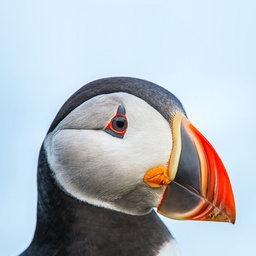
#> input picture puffin.jpg, 256 x 256 px, shrunk from 800 x 800 before the run
$ jupyter execute 'Impressionist Effect -- Peter Litwinowicz.ipynb'
#> lines starting #> are read from the running program, lines starting #| are printed output that depends on the picture
[cell 1]
import cv2 as cv
import matplotlib.pyplot as plt
import numpy as np

from math import *
from random import shuffle, randint, random

[cell 2]
img = cv.imread('./puffin.jpg')
#> img is the input picture: shape (256, 256, 3); mean B, G, R 190.5, 184.6, 178.3

# Original Image

[cell 3]
plt.imshow(cv.cvtColor(img, cv.COLOR_BGR2RGB))

# Simple Painting

[cell 4]
stroke_width = 3
stroke_length = 10
stroke_angle = pi / 4.0

sample_freq = 5
ratio = 1.0 / sample_freq
down_sample = cv.resize(img, (0,0), fx=ratio, fy=ratio, interpolation=cv.INTER_LINEAR)

height = down_sample.shape[0]
#> height = 51
width = down_sample.shape[1]
#> width = 51

x_offset = int(cos(stroke_angle) * stroke_length)
y_offset = int(sin(stroke_angle) * stroke_length)

simple_img = np.zeros(img.shape)

ordering = []
for y in range(height):
    for x in range(width):
        ordering.append((x, y))

shuffle(ordering)

for pos in ordering:
    x = pos[0]
    y = pos[1]
    pos1 = (int(x / ratio), int(y / ratio))
    pos2 = (pos1[0] - x_offset, pos1[1] - y_offset)
    simple_img = cv.line(simple_img, pos1, pos2, down_sample[y][x].astype(int), stroke_width, lineType=cv.LINE_AA)
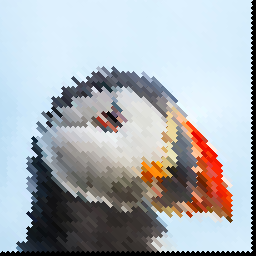
#> simple_img: shape (256, 256, 3) float64; mean B, G, R 182.1, 176.7, 171

[cell 5]
cv.imwrite('simple.png', simple_img)
simple_img = cv.imread('simple.png')
plt.imshow(cv.cvtColor(simple_img, cv.COLOR_BGR2RGB))

# Pertubed Strokes

[cell 6]
stroke_width_range = [4, 5]
stroke_length_range = [8, 20]

stroke_angle = pi / 4.0
stroke_angle_range = [- pi / 12, pi / 12]

intensity_range = [0.85, 1.15]

sample_freq = 2
ratio = 1.0 / sample_freq
down_sample = cv.resize(img, (0,0), fx=ratio, fy=ratio, interpolation=cv.INTER_LINEAR)
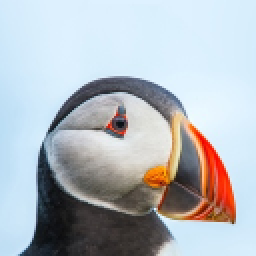
#> down_sample: shape (128, 128, 3) (shown 2 times larger); mean B, G, R 190.6, 184.7, 178.4

height = down_sample.shape[0]
#> height = 128
width = down_sample.shape[1]
#> width = 128

perturbed_img = np.zeros(img.shape)

ordering = []
for y in range(height):
    for x in range(width):
        ordering.append((x, y))

shuffle(ordering)

for pos in ordering:
    stroke_length = randint(stroke_length_range[0], stroke_length_range[1])
    stroke_width = randint(stroke_width_range[0], stroke_width_range[1])

    angle = stroke_angle + stroke_angle_range[0] + ((stroke_angle_range[1] - stroke_angle_range[0]) * random())

    x_offset = int(cos(angle) * stroke_length)
    y_offset = int(sin(angle) * stroke_length)

    x = pos[0]
    y = pos[1]

    colour = down_sample[y][x].astype(int) + np.random.randint(31, size=(3,)) - 15
    colour = colour * (intensity_range[0] + ((intensity_range[1] - intensity_range[0]) * random()))
    colour = np.clip(colour, a_min=0, a_max=255)

    pos1 = (int(x / ratio), int(y / ratio))
    pos2 = (pos1[0] - x_offset, pos1[1] - y_offset)
    perturbed_img = cv.line(perturbed_img, pos1, pos2, colour, stroke_width)
#> this loop made 16384 passes
#> (x_offset, y_offset, colour, pos1, pos2) on passes 1 to 3: (7, 5, [218.6, 209, 195.1], (214, 8), (207, 3)), (7, 10, [243.5, 232.3, 237.4], (116, 8), (109, -2)), (15, 9, [94.29, 101.1, 114.7], (156, 248), (141, 239))
#> pass 3, `perturbed_img = cv.line(perturbed_img, pos1, pos2, colour, stroke_width)`:
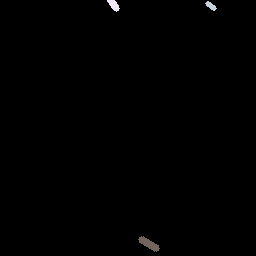
#> perturbed_img: shape (256, 256, 3) float64; mean of channels 0, 1, 2 0.8, 0.8, 0.8; drawn as B, G, R
#> after the loop:
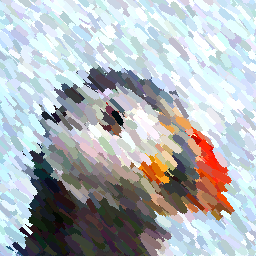
#> perturbed_img: shape (256, 256, 3) float64; mean of channels 0, 1, 2 183.3, 179.9, 175.5; drawn as B, G, R

[cell 7]
cv.imwrite('perturbed.png', perturbed_img)
perturbed_img = cv.imread('perturbed.png')
plt.imshow(cv.cvtColor(perturbed_img, cv.COLOR_BGR2RGB))

# Edge Clipped Strokes

[cell 8]
# 1 - Map the intensity of the original image
intensity_layer = (((img[:,:,0] * 11.0) + (img[:,:,1] * 59.0) + (img[:,:,2] * 30.0)) / 100.0).astype('uint8')
intensity_map = np.stack([np.array(intensity_layer) for i in range(3)], axis=2)

# 2 - Smooth the image with a gaussian filter
blurred_intensity = cv.GaussianBlur(intensity_map,(11,11),0)
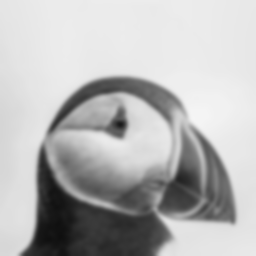
#> blurred_intensity: shape (256, 256, 3); min 15, max 245, mean 182.7

[cell 9]
plt.imshow(blurred_intensity)

[cell 10]
# 3 - Generate edge map of image
grad_x = cv.Sobel(blurred_intensity, cv.CV_16S, 1, 0, ksize=3, scale=1, delta=0, borderType=cv.BORDER_DEFAULT)
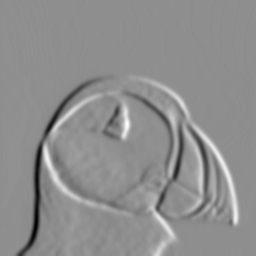
#> grad_x: shape (256, 256, 3) int16; min -288, max 228, mean 0.3; drawn with min black and max white
grad_y = cv.Sobel(blurred_intensity, cv.CV_16S, 0, 1, ksize=3, scale=1, delta=0, borderType=cv.BORDER_DEFAULT)
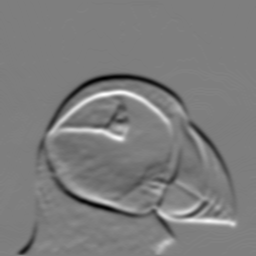
#> grad_y: shape (256, 256, 3) int16; min -227, max 229, mean -3.3; drawn with min black and max white

abs_grad_x = cv.convertScaleAbs(grad_x)
abs_grad_y = cv.convertScaleAbs(grad_y)

grad = cv.addWeighted(abs_grad_x, 0.5, abs_grad_y, 0.5, 0)
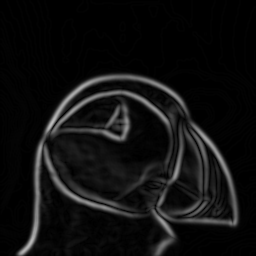
#> grad: shape (256, 256, 3); min 0, max 189, mean 15.9

# Code modified from: https://docs.opencv.org/3.4/d2/d2c/tutorial_sobel_derivatives.html

[cell 11]
test = np.zeros((200, 200))

[cell 12]
plt.imshow(test, cmap="gray")
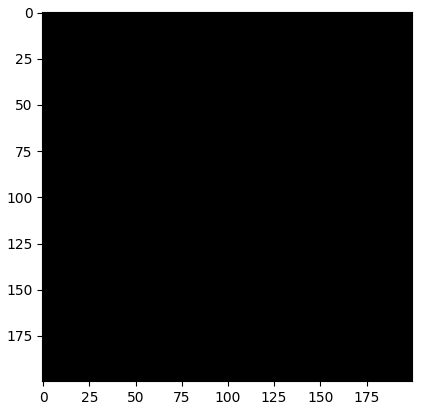
#> figure drawn by matplotlib, 1 panel

[cell 13]
lined = cv.line(test, (0, 0), (200, 200), (255, 255, 255))

[cell 14]
plt.imshow(lined, cmap="gray")

[cell 15]
def bounded(size, p):
    if p[0] >= 0 and p[0] < size[0]:
        if p[1] >= 0 and p[1] < size[1]:
            return True
    return False

[cell 16]
theta = (3.0 * pi / 4.0) - (pi / 12.0)
delta = 2
p = (150, 50)
max_l = 15

cur_l = 0
cur_p = list(p)

while bounded((200, 200), cur_p) and not lined[cur_p[1], cur_p[0]] == 255:
    cur_l += delta
    x = int(cur_l * cos(theta))
    y = int(cur_l * sin(theta))

    cur_p = [cur_p[0] + x, cur_p[1] + y]

    lined = cv.line(lined, p, tuple(cur_p), (255, 255, 255))
#> this loop made 1 pass
#> pass 1, `lined = cv.line(lined, p, tuple(cur_p), (255, 255, 255))`:
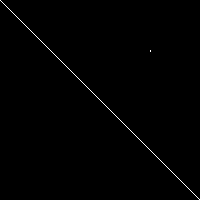
#> lined: shape (200, 200) float64; 0.51% white in thin lines or dots

$ run again, with sample.jpg copied over puffin.jpg
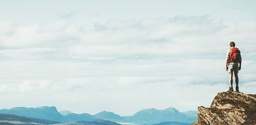
#> input picture sample.jpg, 256 x 125 px, shrunk from 1500 x 734 before the run
#> img is the input picture: shape (125, 256, 3); mean B, G, R 216.2, 216.7, 203.7
#> the loop `for pos in ordering:` made 7936 passes
#> (x_offset, y_offset, colour, pos1, pos2) on passes 1 to 3: (7, 10, [217.4, 221.2, 218.3], (64, 92), (57, 82)), (9, 13, [206.8, 211.6, 228.6], (100, 38), (91, 25)), (7, 4, [248.1, 254.8, 250.3], (86, 52), (79, 48))
#> after the loop `for pos in ordering:`:
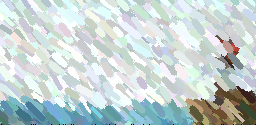
#> perturbed_img: shape (125, 256, 3) float64; mean of channels 0, 1, 2 209.9, 210.2, 196.9; drawn as B, G, R
#> `grad = cv.addWeighted(abs_grad_x, 0.5, abs_grad_y, 0.5, 0)`:
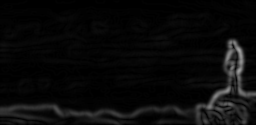
#> grad: shape (125, 256, 3); min 0, max 162, mean 9.7

$ run again, with sample2.jpg copied over puffin.jpg
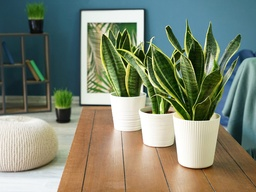
#> input picture sample2.jpg, 256 x 192 px, shrunk from 1200 x 900 before the run
#> img is the input picture: shape (192, 256, 3); mean B, G, R 113.7, 132.9, 125.5
#> the loop `for pos in ordering:` made 12288 passes
#> (x_offset, y_offset, colour, pos1, pos2) on passes 1 to 3: (11, 11, [132.7, 145.2, 112], (218, 58), (207, 47)), (11, 7, [86.52, 74.55, 53.38], (56, 0), (45, -7)), (8, 8, [132.5, 115.7, 68.21], (92, 0), (84, -8))
#> `grad = cv.addWeighted(abs_grad_x, 0.5, abs_grad_y, 0.5, 0)`:
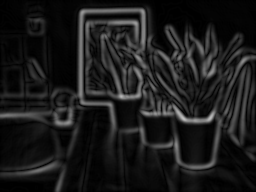
#> grad: shape (192, 256, 3); min 0, max 192, mean 26.4
